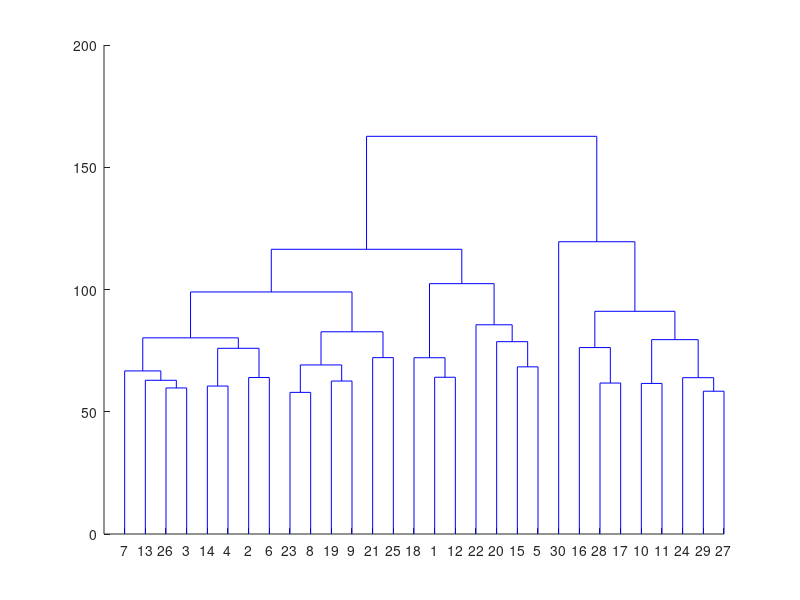

Recreate this plot in MATLAB.
% Melakukan AHC gambar aksara
clear all;clc;close all;

%% Meload data ciri yang telah sebelumnya diekstraksi
load DataEkstraksiCiri.mat
 
%% Membuat setiap elemen berisi vektor jarak antara sepasang objek.
distance = pdist(Intensity_Of_Character);

%% Memformat ulang vektor jarak menjadi matriks
distance_matrix = squareform(distance)

%% Mengelompokkan kedalam cluster menggunakan average
Z = linkage(Intensity_Of_Character,'complete') 

%% Membuat dendrogram dengan 10 iterasi
dendrogram(Z)
